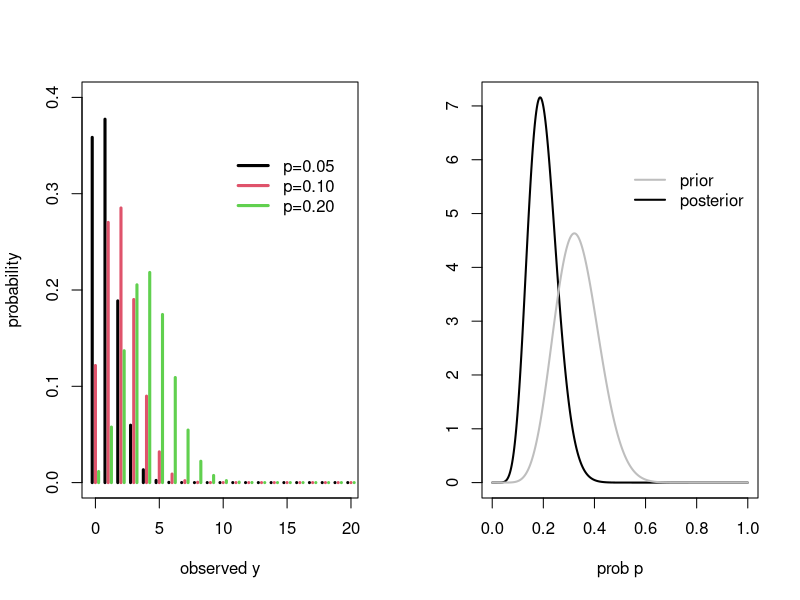
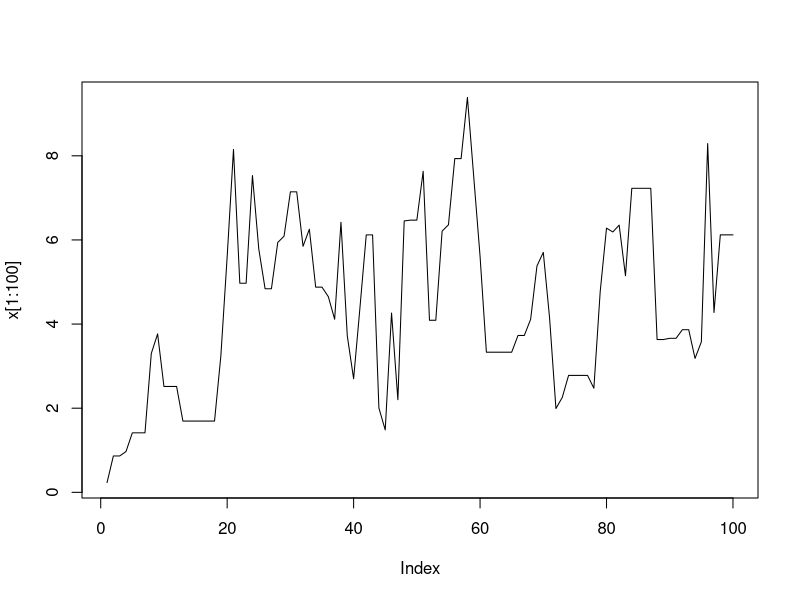
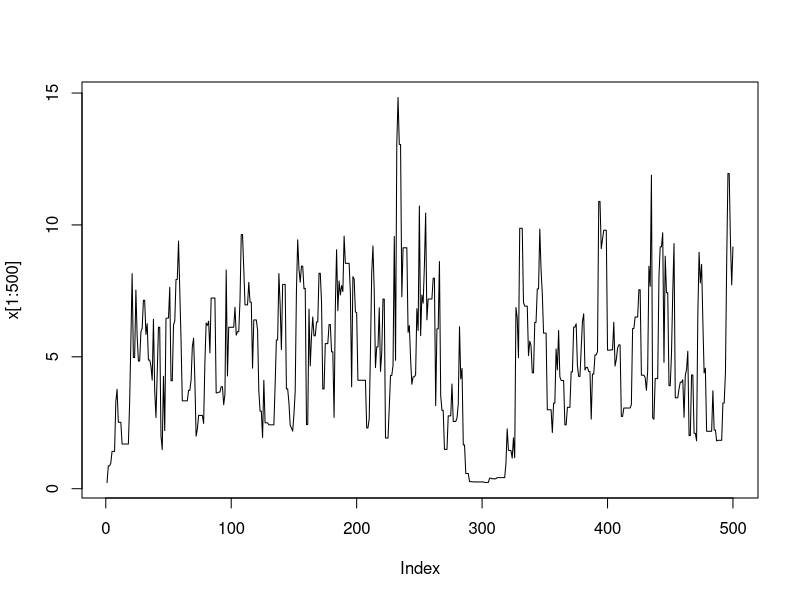
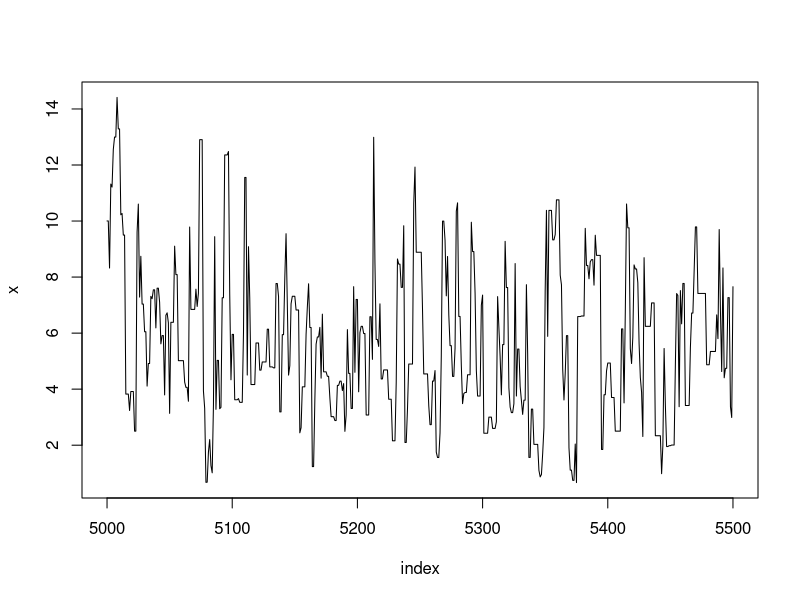
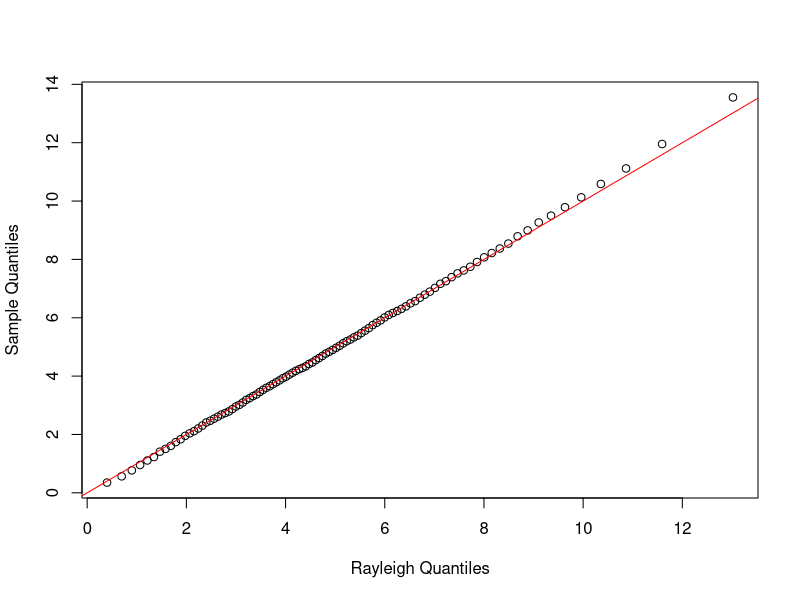
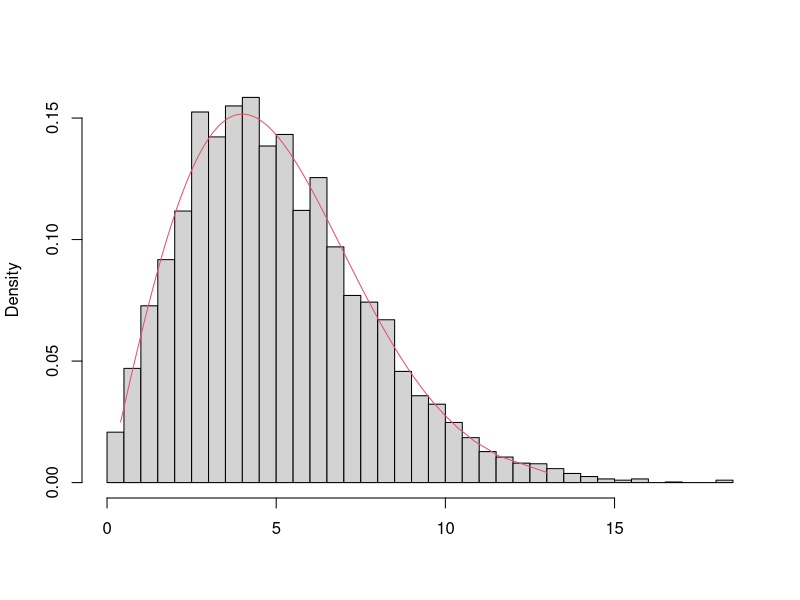
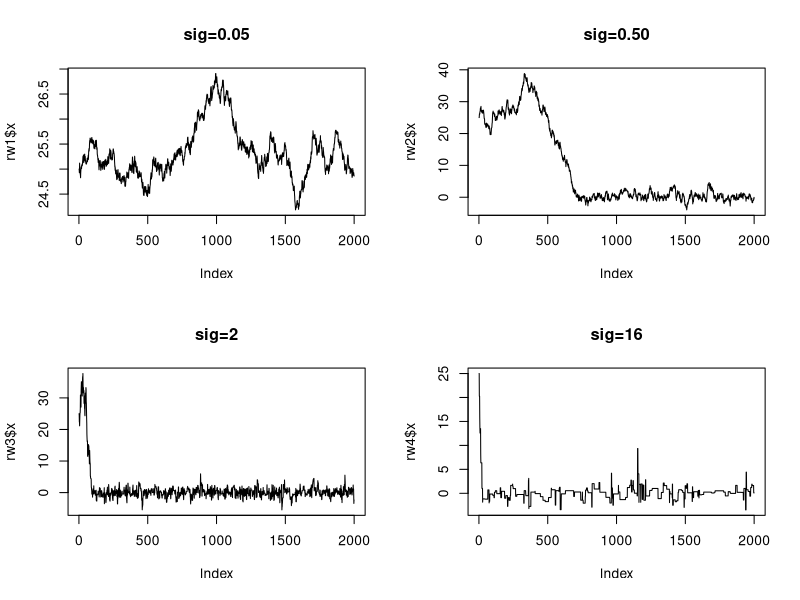
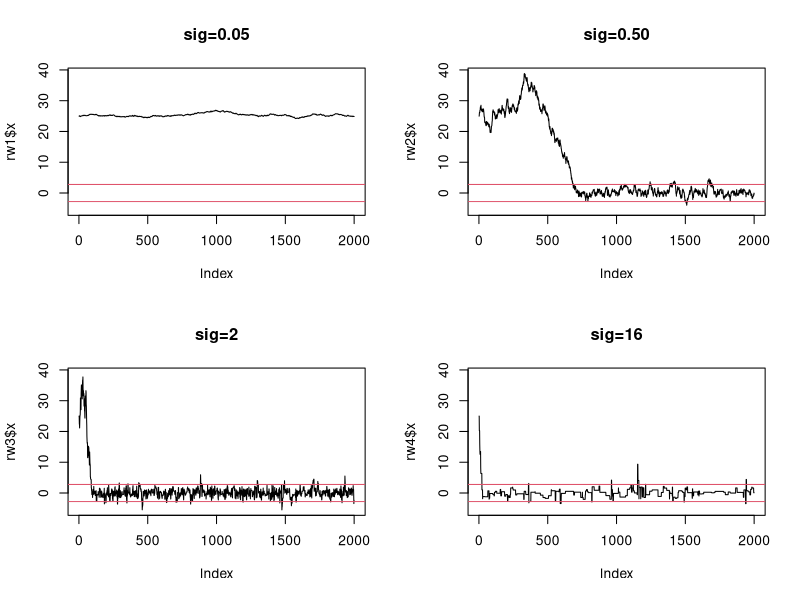

Write R code to recreate these figures, in order.
# Toy example for Bayesian
par(mfrow=c(1,2))
n<-20
x<-0:n
del<-.25
plot( range(x-del), c(0,.4),xlab="observed y",
      ylab="probability",type="n")

points( x-del,dbinom(x,n,.05),type="h",col=1,lwd=3)
points( x,dbinom(x,n,.10),type="h",col=2,lwd=3)
points( x+del,dbinom(x,n,.20),type="h",col=3,lwd=3)
legend(10,.35,legend=c('p=0.05', 'p=0.10', 'p=0.20'), lwd=c(3,3,3), col=1:3 ,bty="n") 
# prior
a<-10 ; b<-20
# observed
y<-0

theta<-seq(0,1,length=500)
plot(theta, dbeta(theta,a+y,b+n-y),
     type="l",
     xlab="prob p",
     ylab="", lwd=2
)
lines(theta, dbeta(theta,a,b),col="gray",lwd=2)
legend(.5,6,legend=c("prior", "posterior"), bty="n", lwd=c(2,2),col=c("gray","black"))
dev.off()


### Example 9.1 (Metropolis-Hastings sampler)

f <- function(x, sigma) {
    if (any(x < 0)) return (0)
    stopifnot(sigma > 0)
    return((x / sigma^2) * exp(-x^2 / (2*sigma^2)))
}

set.seed(123)
m <- 10000
sigma <- 4
x <- numeric(m)
x[1] <- rchisq(1, df=1)
k <- 0
u <- runif(m)

for (i in 2:m) {
    xt <- x[i-1]
    y <- rchisq(1, df = xt)
    num <- f(y, sigma) * dchisq(xt, df = y)
    den <- f(xt, sigma) * dchisq(y, df = xt)
    if (u[i] <= num/den) x[i] <- y else {
         x[i] <- xt
         k <- k+1     #y is rejected
         }
    }

print(k)

plot(x[1:100], type='l')
plot(x[1:500], type='l')

index <- 5000:5500
y1 <- x[index]
plot(index, y1, type="l", main="", ylab="x")


### Example 9.2 (Example 9.1, cont.)

b <- 2001      #discard the burnin sample
y <- x[b:m]
a <- ppoints(100)
QR <- sigma * sqrt(-2 * log(1 - a))  #quantiles of Rayleigh
Q <- quantile(x, a)

qqplot(QR, Q, main="",
    xlab="Rayleigh Quantiles", ylab="Sample Quantiles")
abline(0,1, col='red')
hist(y, breaks="scott", main="", xlab="", freq=FALSE)
lines(QR, f(QR, 4), col=2)


### Example 9.3 (Random walk Metropolis) 

rw.Metropolis <- function(n, sigma, x0, N) {
    x <- numeric(N)
    x[1] <- x0
    u <- runif(N)
    k <- 0
    for (i in 2:N) {
        y <- rnorm(1, x[i-1], sigma)
            if (u[i] <= (dt(y, n) / dt(x[i-1], n)))
            x[i] <- y  else {
                x[i] <- x[i-1]
                k <- k + 1
            }
        }
    return(list(x=x, k=k))
    }


n <- 4  #degrees of freedom for target Student t dist.
N <- 2000
sigma <- c(.05, .5, 2,  16)

x0 <- 25
rw1 <- rw.Metropolis(n, sigma[1], x0, N)
rw2 <- rw.Metropolis(n, sigma[2], x0, N)
rw3 <- rw.Metropolis(n, sigma[3], x0, N)
rw4 <- rw.Metropolis(n, sigma[4], x0, N)

#number of candidate points rejected
print(c(rw1$k, rw2$k, rw3$k, rw4$k))
## rejection rate
print(c(rw1$k, rw2$k, rw3$k, rw4$k)/N)

# paths
## individual
par(mfrow=c(2,2))
plot(rw1$x, type='l', main='sig=0.05')
plot(rw2$x, type='l', main='sig=0.50')
plot(rw3$x, type='l', main='sig=2')
plot(rw4$x, type='l', main='sig=16')

## comparative
y.lim=range(c(rw1$x, rw2$x, rw3$x, rw4$x))
refline <- qt(c(.025, .975), df=n)
plot(rw1$x, type='l', ylim=y.lim, main='sig=0.05')
abline(h=refline, col=2)
plot(rw2$x, type='l', ylim=y.lim, main='sig=0.50')
abline(h=refline, col=2)
plot(rw3$x, type='l', ylim=y.lim, main='sig=2')
abline(h=refline, col=2)
plot(rw4$x, type='l', ylim=y.lim, main='sig=16')
abline(h=refline, col=2)

dev.off()

# # ### Code for Figure 9.3
# # 
#     par(mfrow=c(2,2))  #display 4 graphs together
#     refline <- qt(c(.025, .975), df=n)
#     rw <- cbind(rw1$x, rw2$x, rw3$x,  rw4$x)
#     for (j in 1:4) {
#         plot(rw[,j], type="l",
#              xlab=bquote(sigma == .(round(sigma[j],3))),
#              ylab="X", ylim=range(rw[,j]))
#         abline(h=refline)
#     }
#     par(mfrow=c(1,1)) #reset to default


### Example 9.4 (Example 9.3, cont.)

a <- c(.05, seq(.1, .9, .1), .95)
Q <- qt(a, n)
rw <- cbind(rw1$x, rw2$x, rw3$x, rw4$x)
mc <- rw[501:N, ]
Qrw <- apply(mc, 2, function(x) quantile(x, a))
print(round(cbind(Q, Qrw), 3))

plot(a,Q, type='l',lwd=2)
for(i in 1:4){
  lines(a,Qrw[,i],col=i+1)
}
legend('topleft',legend=1:4, lty=1, col=2:5)
# xtable::xtable(round(cbind(Q, Qrw), 3)) #latex format


### Example 9.6 (Independence sampler)

m <- 5000 #length of chain
xt <- numeric(m)
a <- 1          #parameter of Beta(a,b) proposal dist.
b <- 1          #parameter of Beta(a,b) proposal dist.

# alternative
a <- 5            #parameter of Beta(a,b) proposal dist.
b <- 2            #parameter of Beta(a,b) proposal dist.

p <- .2           #mixing parameter
n <- 30           #sample size
mu <- c(0, 5)     #parameters of the normal densities
sigma <- c(1, 1)

# generate the observed sample
i <- sample(1:2, size=n, replace=TRUE, prob=c(p, 1-p))
x <- rnorm(n, mu[i], sigma[i])

# generate the independence sampler chain
u <- runif(m)
y <- rbeta(m, a, b)      #proposal distribution
xt[1] <- .5

for (i in 2:m) {
  fy <- y[i] * dnorm(x, mu[1], sigma[1]) +
    (1-y[i]) * dnorm(x, mu[2], sigma[2])
  fx <- xt[i-1] * dnorm(x, mu[1], sigma[1]) +
    (1-xt[i-1]) * dnorm(x, mu[2], sigma[2])
  
  r <- prod(fy / fx) *
    (xt[i-1]^(a-1) * (1-xt[i-1])^(b-1)) /
    (y[i]^(a-1) * (1-y[i])^(b-1))
  
  if (u[i] <= r) xt[i] <- y[i] else
    xt[i] <- xt[i-1]
}

plot(xt, type="l", ylab="p")
hist(xt[101:m], main="", xlab="p", prob=TRUE)
print(mean(xt[101:m]))
abline(v=mean(xt[101:m]), col=2)
